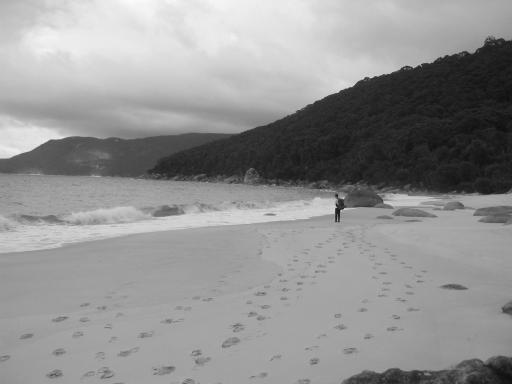
%> input picture lab3/left.jpg, 512 x 384 px
$ octave lab3.m   (GNU Octave 9; MATLAB toolbox functions it lacks are replaced by stand-ins)
%> lines starting %> are read from the running program, lines starting %| are printed output that depends on the picture; in (x1, y1, x2, y2) boxes, pixels count from 0 and x2, y2 are one past the last pixel; in counts of white or black regions, pixels touching at a corner belong together; the program's own positions count from 1
### bilinear_inter.m
function [pts_binter] = bilinear_inter(img, pts_2d)
    % BILINEAR_INTER Perform bilinear interpolation for a set of points
    % Input(s):
    %   img     => H X W input image
    %   pts_2d  => N X 2 point indices to perform bilinear interpolation on,
    %                with the format (x,y) in normal XY coordinate frame
    % Output(s):
    %   pts_binter => N X 1 intensity values for points


    % REMOVED ERROR CHECKING, MAKE SURE YOU DO THIS OUTSIDE FUNCTION

%     % ensuring max indices don't exceed image dimensions
%     max_vals = max(pts_2d);
%     xmax = max_vals(1);
%     ymax = max_vals(2);
%     % x values correspond to columns in img
%     % y values correspond to rows    in img
%     assert(xmax < size(img, 2))
%     assert(ymax < size(img, 1))

    % preallocating
    pts_binter = zeros(size(pts_2d, 1), 1);
    for ij = 1:size(pts_2d, 1)
        % DON'T THINK LIKE OPENCV PYTHON
        % we are using conventional xy-axes HERE
        btm_left = floor(pts_2d(ij, :));
        top_right = ceil(pts_2d(ij, :));

        % x-left, x-right, y-high, y-low
        xl = btm_left(1);
        xr = top_right(1);
        yh = top_right(2);
        yl = btm_left(2);


        % get intensity values
        % img frame has 0,0 at top left, not bottom left!!!
        % NOW THINK LIKE OPENCV PYTHON
        % what happens if indexing is out of bounds?
        A = img(yh, xl);
        B = img(yh, xr);
        C = img(yl, xl);
        D = img(yl, xr);

        frac_a = (xr - pts_2d(ij, 1)) / (xr - xl);
        frac_b = (pts_2d(ij, 1) - xl) / (xr - xl);
        frac_c = (yh - pts_2d(ij, 2)) / (yh - yl);
        frac_d = (pts_2d(ij, 2) - yl) / (yh - yl);

        % bilinear high, bilinear low
        bh = frac_a * A + frac_b * B;
        bl = frac_a * C + frac_b * D;
        final_val = frac_c * bl + frac_d * bh;

        pts_binter(ij) = final_val;
    end
end

### lab3/lab3.m
%%
close all; clear all; clc;
format short; format compact;

% load images
img_l = im2double(imread('left.jpg'));
%> img_l: size 384x512 double; min 0.0471, max 0.984, mean 0.573
% make a copy so values match up in Task 3
img_r_org = im2double(imread('right.jpg'));
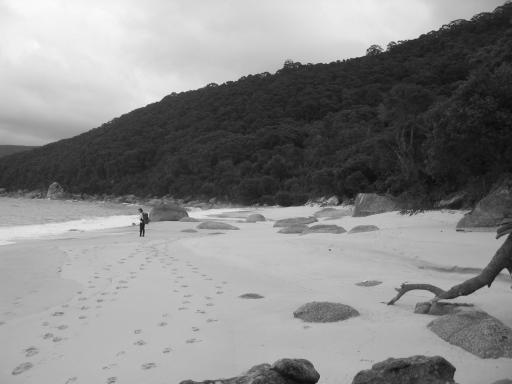
%> input picture lab3/right.jpg, 512 x 384 px
%> img_r_org: size 384x512 double; min 0.0353, max 0.98, mean 0.533
% % matches lighter pixels perfectly
% img_r = imadjust(img_r_org, [min(min(img_r_org)) max(max(img_r_org))], [min(min(img_l)) 1]);
% matches darker pixels perfectly
img_r = imadjust(img_r_org, [min(min(img_r_org)) max(max(img_r_org))], [0 1]);


% defining some helper functions
% convert 3D (XYZ) coordinates to 2D (XY)
convert_3d = @(mat) horzcat(mat(:, 1) ./ mat(:, 3), mat(:, 2) ./ mat(:, 3));

%% task 1 - draw test points on left image
pts_l = [
    338, 197, 1;
    468, 290, 1;
    253, 170, 1;
    263, 256, 1;
    242, 136, 1;
    ];

pts_l_2d = convert_3d(pts_l);
x = pts_l_2d(:, 1);
y = pts_l_2d(:, 2);

figA = figure; figure(figA);
subplot(1, 2, 1)
imshow(img_l);
title("left.jpg")
hold on
plot(x, y, 'rx', 'MarkerSize', 15, 'LineWidth', 2);
hold off

%% task 2 - homography

% homography linking left to right
H_lr = [
    1.6010, -0.0300, -317.9341;
    0.1279, 1.5325, -22.5847;
    0.0007, 0, 1.2865;
    ];

pts_r = zeros(size(pts_l));
for r = 1:size(pts_l, 1)
    % transpose to match inner dimensions (for matmul)
    tmp = H_lr * pts_l(r, :)';
    pts_r(r, :) = tmp';
end
pts_r_2d = convert_3d(pts_r);
x = pts_r_2d(:, 1);
y = pts_r_2d(:, 2);

figure(figA);
subplot(1, 2, 2)
imshow(img_r);
title("right.jpg")
hold on
plot(x, y, 'rx', 'MarkerSize', 15, 'LineWidth', 2);
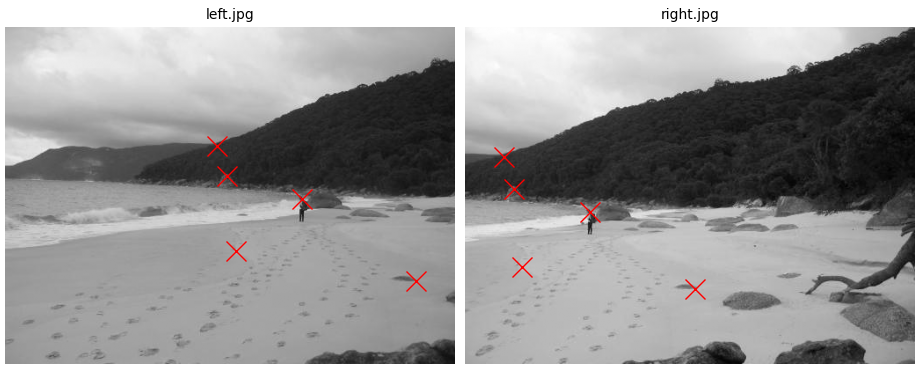
%> figure redrawn from the program's plot data, 2 panels
hold off

%% task 3 - billinear interpolation in right image

pts_binter = bilinear_inter(img_r_org, pts_r_2d);
%> the loop in bilinear_inter, `for ij = 1:size(pts_2d, 1)` made 5 passes
%> (A, B, C, D, bh, bl, final_val) on passes 1 to 5: (0.184, 0.314, 0.153, 0.275, 0.27, 0.234, 0.262), (0.624, 0.659, 0.451, 0.467, 0.653, 0.464, 0.546), (0.345, 0.302, 0.475, 0.388, 0.343, 0.471, 0.384), (0.729, 0.733, 0.725, 0.733, 0.733, 0.733, 0.733), (0.22, 0.227, 0.227, 0.247, 0.227, 0.246, 0.229)
%> after the loop in bilinear_inter, `for ij = 1:size(pts_2d, 1)`: pts_binter = [0.262; 0.546; 0.384; 0.733; 0.229]
%> pts_binter = [0.262; 0.546; 0.384; 0.733; 0.229]
fprintf("Task 3:\nPixel intensities after bilinear interpolation:\n")
disp(pts_binter * 255)
%|     66.824
%|    139.127
%|     97.961
%|    186.837
%|     58.350

%% task 4 - image stitching

% rows (rl/rr) and cols (cl/cr) of left and right images
[rl, cl] = size(img_l);
%> rl = 384; cl = 512
[rr, cr] = size(img_r);
%> rr = 384; cr = 512

% add left image
img_stitched = zeros(rl, cl + cr);
img_stitched(1:rl, 1:cl) = img_l;

% storage for bilinear interpolated points
pts_r_intensities = [];
% cols start at 513, but there is some overlap
rhs_cols = 1+cl:size(img_stitched, 2);
%> rhs_cols = 512 values from 513 to 1024

clear tmp;
for row = 1:size(img_stitched, 1)
    % loop through RHS of combined image
    for col = rhs_cols
        % (x,y,z) format
        pt_r = [col, row, 1];

        % transposing in order to get 1 X 2 repr of point
        tmp = H_lr * pt_r';
        pt_r_2d = convert_3d(tmp');

        % drop bad coordinates
        cond1 = pt_r_2d >= 1;
        % we need < (not <=) since we check neighbouring pixels!
        % make sure x(columns) and y(rows) values fit
        cond2 = pt_r_2d(:, 1) < size(img_r, 2);
        cond3 = pt_r_2d(:, 2) < size(img_r, 1);
        good_row = cond1(:, 1) & cond1(:, 2) & cond2(:) & cond3(:);

        % pixel is valid, passed all checks
        if good_row == 1
            pt_intensity = bilinear_inter(img_r, pt_r_2d);
            % handle NaN values
            if isnan(pt_intensity)
                img_stitched(row, col) = 0;
            else
                img_stitched(row, col) = pt_intensity;
                % dynamically append
                pts_r_intensities = [pts_r_intensities; pt_intensity];
            end
        elseif good_row == 0
            % just set pixel value to black if indices invalid
            img_stitched(row, col) = 0;
        end
    end
end
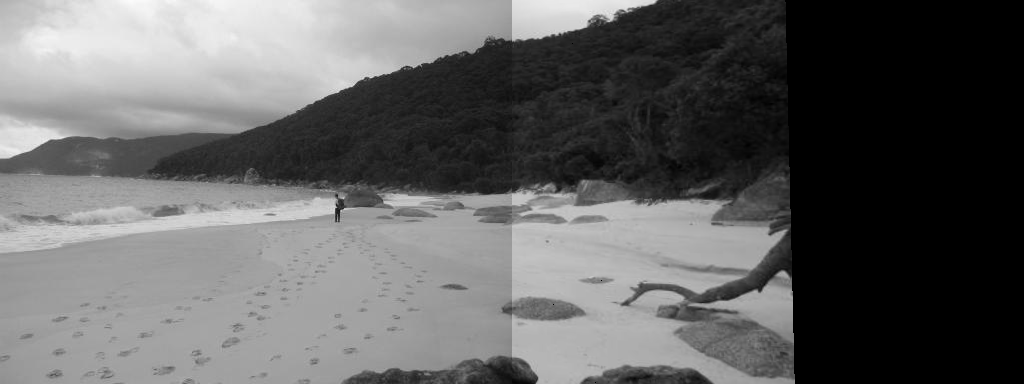
%> img_stitched: size 384x1024 double; min 0, max 0.984, mean 0.388
%> after the loop, pt_intensity = 0.551

figB = figure; figure(figB);
title("stitched image w/o post-processing")
hold on
imshow(img_stitched)
hold off

%% task 5 - better blending

% remove columns with ALL black pixels
good_cols = sum(img_stitched) > 0;
%> good_cols = 1024 logical values, 795 true
img_cropped = img_stitched(:, good_cols);
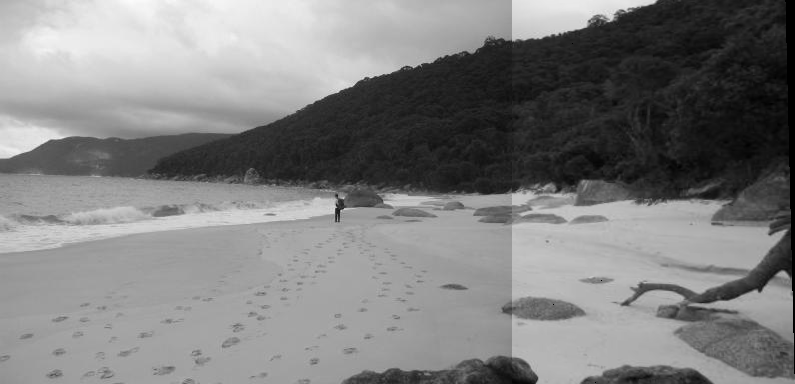
%> img_cropped: size 384x795 double; min 0, max 0.984, mean 0.499

% adjust brightness by scaling RHS
img_flat = reshape(img_cropped, size(img_cropped, 1) * size(img_cropped, 2), 1);
% consider only non-zero pixels
img_flat = img_flat(img_flat > 0);
ref_mean = mean2(img_flat);
%> ref_mean = 0.502
lhs_mean = mean2(img_cropped(:, 1:cl));
%> lhs_mean = 0.573

good_pixels = find(img_flat(384 * 512 + 1:end) ~= 0);
%> good_pixels = 106789 values from 1 to 106789
rhs_mean = mean2(img_flat(good_pixels));
%> rhs_mean = 0.649

if ref_mean < rhs_mean
    scaling = ref_mean / rhs_mean;
%> scaling = 0.774
elseif ref_mean > rhs_mean
    scaling = rhs_mean / ref_mean;
else
    scaling = 1;
end
img_cropped(:, cl + 1:end) = img_cropped(:, cl + 1:end) * scaling;
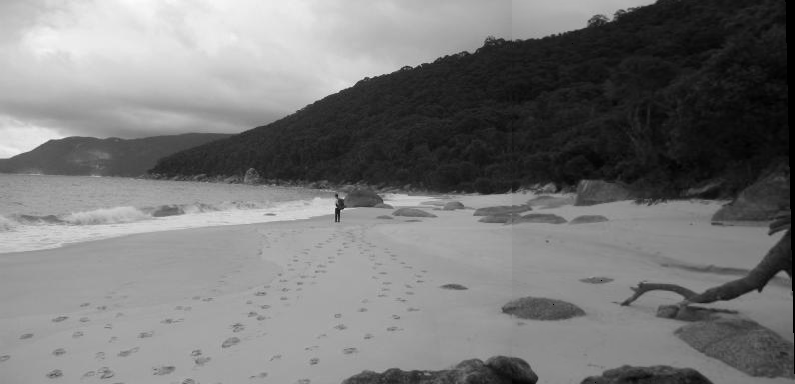
%> img_cropped: size 384x795 double; min 0, max 0.984, mean 0.47

% fill random dots with
for r = 2:size(img_cropped, 1) - 1
    for c = 2:size(img_cropped, 2) - 1
        if img_cropped(r, c) == 0
            neighbours = [img_cropped(r, c - 1), img_cropped(r, c + 1), ...
                        img_cropped(r - 1, c), img_cropped(r + 1, c)];
            if ~(any(neighbours == 0))
                img_cropped(r, c) = mean(neighbours);
            end
        end
    end
end
%> img_cropped: size 384x795 double; under 0.01% of pixels changed, all inside (x1, y1, x2, y2) = (553, 43, 602, 383)
%> after the loop, neighbours = [0.23 0.21 0.226 0.234]

% adjust RHS of image
% makes foreground good, but background is still bad
offset = 4;
% temp storage for pixels
new_pixels = img_cropped(:, 513 + offset:end);
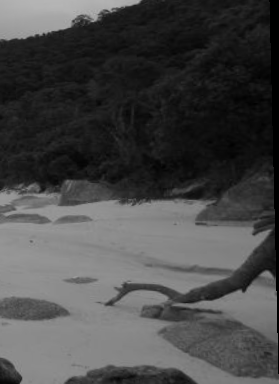
%> new_pixels: size 384x279 double; min 0, max 0.711, mean 0.283
% set last few cols to black
img_cropped(:, end - offset + 1:end) = 0;
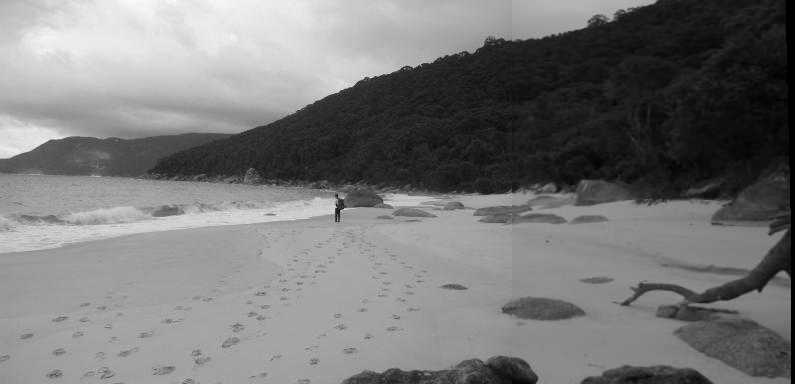
%> img_cropped: size 384x795 double; min 0, max 0.984, mean 0.47; mean of the top-left, top-right, bottom-left and bottom-right quarters 0.607, 0.175, 0.628, 0.469
good_cols = find(sum(img_cropped) > 0);
%> good_cols = 791 values from 1 to 791
img_cropped = img_cropped(:, good_cols);
%> img_cropped: size 384x791 double
img_cropped(:, 513:end) = new_pixels;

% gaussian blur the seam
gaussian_kernel = [15, 5, 4, 5, 15;
                    5, 12, 9, 12, 5;
                    4, 9, 2, 9, 4;
                    5, 12, 9, 12, 5;
                    15, 5, 4, 5, 15];
mode = "gaussian";
padding = 0;
% number of pixels we want to cover
offset = 10;
cols = 513 - offset / 2:513 + offset / 2;
img_tmp = img_cropped(:, cols);
%> (the run ends here)
